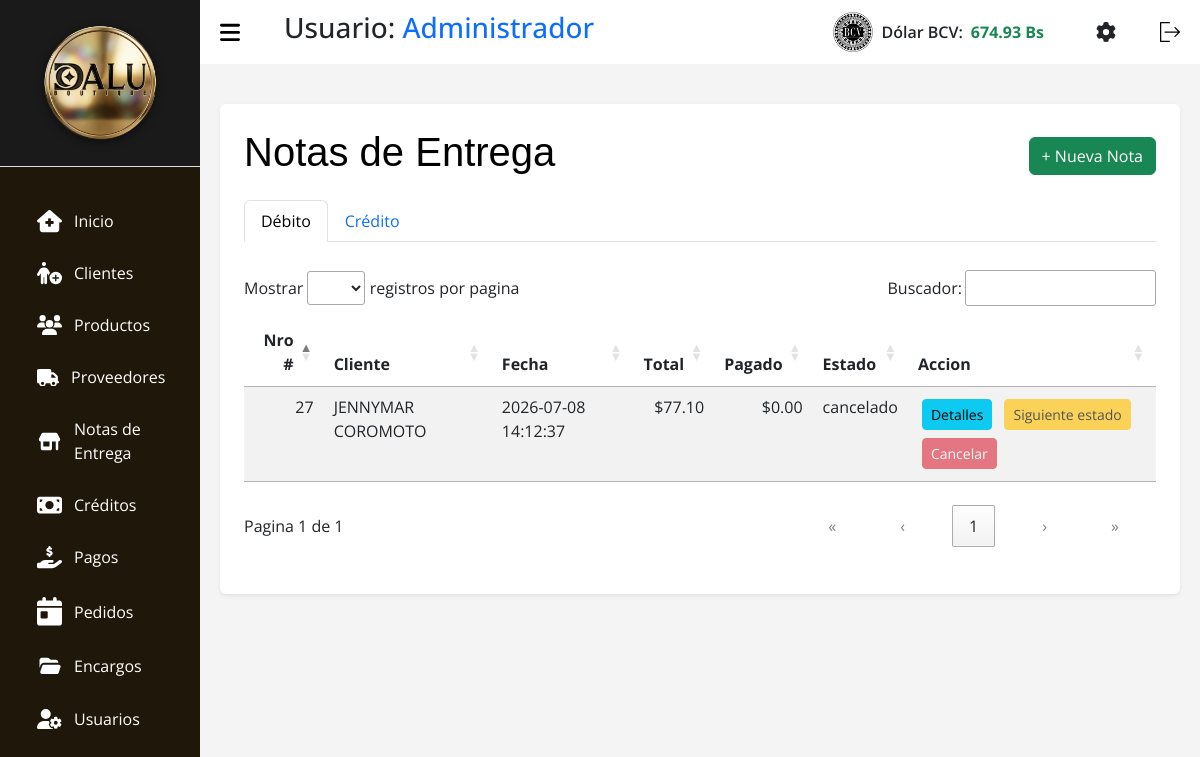
The page /index.php?c=Notas (signed in) on the database as committed earlier.
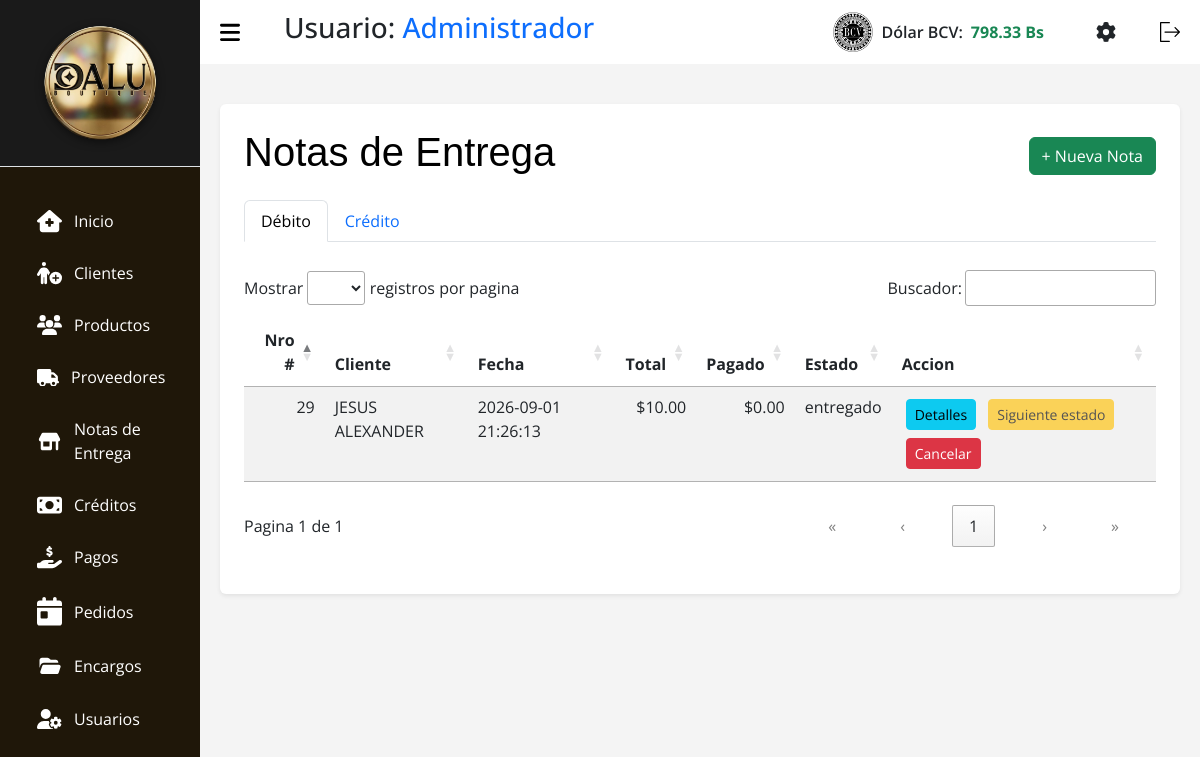
The same page on the database as committed later.
### tables this page shows
CREATE TABLE `tasa` (
  `id` int(11) NOT NULL,
  `nombre` varchar(50) NOT NULL,
  `valor` decimal(10,2) NOT NULL,
  `fecha_actualizacion` datetime NOT NULL DEFAULT current_timestamp()
);

CREATE TABLE `notas_entrega` (
  `id` int(11) NOT NULL,
  `id_cliente` int(11) NOT NULL,
  `fecha_pedido` datetime NOT NULL,
  `estado` enum('pendiente','confirmado','enviado','recibido','entregado','cancelado') NOT NULL DEFAULT 'pendiente',
  `tipo` enum('debito','credito') NOT NULL DEFAULT 'debito',
  `total` decimal(10,2) NOT NULL DEFAULT 0.00,
  `observaciones` text DEFAULT NULL,
  `fecha_registro` timestamp NOT NULL DEFAULT current_timestamp()
);

CREATE TABLE `clientes` (
  `id` int(11) NOT NULL,
  `nombre` varchar(100) NOT NULL,
  `apellido` varchar(100) DEFAULT NULL,
  `correo` varchar(150) DEFAULT NULL,
  `cedula` varchar(150) NOT NULL,
  `telefono` varchar(20) DEFAULT NULL,
  `direccion` varchar(255) DEFAULT NULL,
  `fecha_registro` timestamp NOT NULL DEFAULT current_timestamp(),
  `activo` tinyint(1) DEFAULT 1
);

### src/Models/Tasa.php (called while the page is built, shortened)
<?php
class Tasa extends Conexion {
    public function getLatest($nombre = 'BCV') {
        try {
            $stmt = $this->prepare("SELECT * FROM tasa WHERE nombre = :nombre ORDER BY id DESC LIMIT 1");
            $stmt->bindParam(':nombre', $nombre, PDO::PARAM_STR);
            $stmt->execute();
            return $stmt->fetch(PDO::FETCH_ASSOC);
        } catch (PDOException $e) {
            return false;
        }
    }
}

### src/Models/NotasEntrega.php (called while the page is built, shortened)
<?php
class NotasEntrega extends Conexion {
    public function getByTipo($tipo) {
        try {
            $sql = "SELECT n.*, c.nombre as nombre_cliente
                    FROM notas_entrega n
                    LEFT JOIN clientes c ON n.id_cliente = c.id
                    WHERE n.tipo = :tipo
                    ORDER BY n.fecha_registro DESC";
            $stmt = $this->prepare($sql);
            $stmt->bindParam(':tipo', $tipo);
            $stmt->execute();
            return $stmt->fetchAll(PDO::FETCH_ASSOC);
        } catch (PDOException $e) {
            error_log("Error al buscar notas de entrega por tipo: " . $e->getMessage());
            return [];
        }
    }
}

### src/Views/V_NotasEntrega.php (the view, shortened to what this page needs)
<!DOCTYPE html>
<html lang="es">
<head>
    <link rel="stylesheet" href="assets/css/css.css">
    <link rel="stylesheet" href="assets/css/tabla.css">
    <link rel="stylesheet" href="assets/css/header.css">
    <link rel="stylesheet" href="assets/bootstrap.min.css">
    <link rel="stylesheet" href="assets/DataTablet/datatables.css">
    <link rel="stylesheet" href="assets/css/libs/select2.min.css">
    <link rel="stylesheet" href="assets/css/libs/select2-bootstrap-5-theme.min.css">
</head>
<body>
    <?php require_once __DIR__ . "/../Views/layout/header.php"; ?>
    <main>
        <div class="container bg-white p-4 rounded shadow-sm mt-3">
            <div class="d-flex justify-content-between align-items-center mb-3">
                <h1 class="titulo text-black">Notas de Entrega</h1>
                <button class="btn btn-success" data-bs-toggle="modal" data-bs-target="#modalAgregarNE">+ Nueva Nota</button>
            </div>
            <ul class="nav nav-tabs mb-3" id="notasTabs" role="tablist">
                <li class="nav-item">
                    <button class="nav-link active" id="tab-debito" data-bs-toggle="tab" data-bs-target="#modulo-debito" type="button">Débito</button>
                </li>
                <li class="nav-item">
                    <button class="nav-link" id="tab-credito" data-bs-toggle="tab" data-bs-target="#modulo-credito" type="button">Crédito</button>
                </li>
            </ul>
            <div class="tab-content">
                <div class="tab-pane fade show active" id="modulo-debito">
                    <div class="table-responsive">
                        <table id="tablaNotasDebito" class="table-DT table table-striped">
                            <thead>
                                <tr>
                                    <th class="col-auto" scope="col">Nro #</th>
                                    <th class="col-auto" scope="col">Cliente</th>
                                    <th class="col-auto" scope="col">Fecha</th>
                                    <th class="col-auto" scope="col">Total</th>
                                    <th class="col-auto" scope="col">Pagado</th>
                                    <th class="col-auto" scope="col">Estado</th>
                                    <th class="col-auto" scope="col">Accion</th>
                                </tr>
                            </thead>
                            <tbody>
                                <?php foreach ($notas_debito ?? [] as $n): ?>
                                    <tr>
                                        <td><?php echo htmlspecialchars($n['id']); ?></td>
                                        <td><?php echo htmlspecialchars($n['nombre_cliente'] ?? ''); ?></td>
                                        <td><?php echo htmlspecialchars($n['fecha_pedido'] ?? ''); ?></td>
                                        <td>$<?php echo number_format($n['total'], 2); ?></td>
                                        <td>$<?php echo number_format($n['total_pagado'] ?? 0, 2); ?></td>
                                        <td><?php echo htmlspecialchars($n['estado']); ?></td>
                                        <td>
                                            <button type="button" class="btn btn-sm btn-info m-1 btn-ver-detalles" data-id="<?= $n['id'] ?>">Detalles</button>
                                            <button type="button" class="btn btn-sm btn-warning m-1" data-bs-toggle="modal" data-bs-target="#modalAvanzarEstadoNE<?= $n['id'] ?>" <?= in_array($n['estado'], ['entregado','cancelado']) ? ' disabled' : '' ?>>Siguiente estado</button>
                                            <button type="button" class="btn btn-sm btn-danger m-1" data-bs-toggle="modal" data-bs-target="#modalConfirmarEliminarNE<?= $n['id'] ?>" <?= in_array($n['estado'], ['cancelado']) ? ' disabled' : '' ?>>Cancelar</button>
                                        </td>
                                    </tr>
                                <?php endforeach; ?>
                            </tbody>
                        </table>
                    </div>
                </div>
            </div>
        </div>
    </main>
</body>
</html>

### index.php (shortened to what this page needs)
<?php
$ruta = isset($_GET['c']) ? $_GET['c'] : "home/view";
$partes = explode("/", $ruta);
$controlador = "C" . ucfirst(strtolower($partes[0]));
$archivoControlador = __DIR__ . "/src/Controllers/" . $controlador . ".php";
if (file_exists($archivoControlador)) {
    require_once $archivoControlador;
} else {
    require_once __DIR__ . '/src/Views/errors/404.php';
}
?>

### src/Controllers/CNotas.php (shortened to what this page needs)
<?php
$accion = $_GET['accion'] ?? $_POST['accion'] ?? 'view';
switch ($accion) {
    case 'view':
        $notasModel = new NotasEntrega();
        $notas_debito = $notasModel->getByTipo('debito');
        require_once __DIR__ . '/../Views/V_NotasEntrega.php';
        break;
}

### src/Views/layout/header.php (shortened to what this page needs)
<?php
$tasaModel_header = new Tasa();
$tasaActual_header = $tasaModel_header->getLatest();
$tasaValor = $tasaActual_header ? number_format((float)$tasaActual_header['valor'], 2) : '0.00';
?>
<section id="sidebar">
  <div class="sidebar-heading border-bottom p-3" style="background-color: #1a1a1a; text-align: center;">
    <img src="assets/img/dalulisto.png" style="max-width: 80%; height: auto; filter: drop-shadow(0px 2px 4px rgba(0,0,0,0.5));" alt="Logo Dalu">
  </div>
  <ul class="side-menu">
    <li class="nav-item m-1 fs-6">
      <a class="nav-link active" aria-current="page" href="?c=Home">
        Inicio</a>
    </li>
    <li class="nav-item m-1 fs-6">
      <a class="nav-link" href="?c=Clientes">
        Clientes
      </a>
    </li>
    <li class="nav-item m-1 fs-6">
      <a class="nav-link" href="?c=Productos">
        Productos
      </a>
    </li>
    <li class="nav-item m-1 fs-6">
      <a class="nav-link" href="?c=Proveedores">
        Proveedores
      </a>
    </li>
    <li class="nav-item m-1 fs-6">
      <a class="nav-link" href="?c=Notas">
        Notas de
        <br>
        Entrega
      </a>
    </li>
    <li class="nav-item m-1 fs-6">
      <a class="nav-link" href="?c=Creditos">
        Créditos
      </a>
    </li>
    <li class="nav-item m-1 fs-6">
      <a class="nav-link" href="?c=Pagos">
        Pagos
      </a>
    <li class="nav-item m-1 fs-6">
      <a class="nav-link" href="?c=Pedidos">
        Pedidos
      </a>
    </li>
    <li class="nav-item m-1 fs-6">
      <a class="nav-link" href="?c=Servicios">
        Encargos
      </a>
    </li>
    <li class="nav-item  m-1 fs-6">
      <a class="nav-link" href="?c=Usuarios">
        Usuarios
      </a>
    </li>
  </ul>
</section>
<section id="content">
  <nav>
    <h3 class="ms-3">Usuario: <span class="text-primary"><?= htmlspecialchars($_SESSION['nombre']) ?></span></h3>
    <div class="d-flex align-items-center ms-auto me-4" id="bcvDiv" style="cursor:pointer;" data-bs-toggle="modal" data-bs-target="#modalTasa">
        <img class="img-bcv me-2" src="assets/img/bcv2.png" alt="BCV" width="40">
        <span class="text-dark fw-semibold me-2">Dólar BCV:</span>
        <span class="text-success fw-bold" id="Dolar_bcv"><?= htmlspecialchars($tasaValor) ?> Bs</span>
    </div>
    <a href="?c=Ajustes" class="me-3 text-dark" title="Ajustes y Configuración">
    </a>
    <form action="index.php?c=login&a=Logout" method="POST">
      <button type="submit" style="background: none; border: none; cursor: pointer;">
      </button>
    </form>
  </nav>

### assets/css/css.css (style rules this page uses)
* { margin: 0; padding: 0; text-decoration: none; box-sizing: border-box; font-family: 'Segoe UI', Tahoma, Geneva, Verdana, sans-serif; }
body { font-family: Arial, Helvetica, sans-serif; height: 100vh; display: flex; flex-wrap: nowrap; background: #9794942c; }
main { width: 100%; padding: 24px 20px 20px 20px; }

### assets/css/tabla.css (style rules this page uses)
.titulo { color: #0508c7; font-family: Impact, Haettenschweiler, 'Arial Narrow Bold', sans-serif; }
.table { border-radius: 10px; }

### assets/css/header.css (style rules this page uses)
* { font-family: 'Open Sans', sans-serif; margin: 0; padding: 0; box-sizing: border-box; }
:root { --grey: #F1F0F6; --dark-grey: #2610a1be; --light: #fff; --dark: #000; --green: #81D43A; --light-green: #E3FFCB; --blue: #1775F1; --light-blue: #D0E4FF; --dark-blue: #0C5FCD; --red: #FC3B56; }
li { list-style: none; }
#sidebar { position: fixed; max-width: 200px; width: 100%; background: var(--light); top: 0; left: 0; height: 100%; overflow-y: auto; transition: all .3s ease; background-color: #1f1709; z-index: 200; }
#sidebar .icon { min-width: 22px; display: flex; justify-content: center; align-items: center; margin-right: 12px; }
#sidebar .side-menu { margin: 30px 0; padding: 0 18px; transition: all .3s ease; }
#sidebar .side-menu a { display: flex; align-items: center; font-size: 16px; color: var(--light); padding: 12px 16px 12px 0; border-radius: 20px; margin: 4px 0; white-space: nowrap; }
#content { position: relative; width: calc(100% - 200px); left: 200px; transition: all .3s ease; background-color: #49494a0f; }
nav { background: var(--light); height: 64px; padding: 0 20px; display: flex; align-items: center; grid-gap: 28px; position: sticky; top: 0; left: 0; z-index: 100; justify-content: space-between; }
nav .toggle-sidebar { font-size: 18px; cursor: pointer; }
svg { width: 20px; cursor: pointer; }
.icon { margin-left: 15px; align-items: baseline; width: 25px; transition: 1.3s; }

### assets/DataTablet/datatables.css (style rules this page uses)
:root { --dt-row-selected: 13, 110, 253; --dt-row-selected-text: 255, 255, 255; --dt-row-selected-link: 9, 10, 11; --dt-row-stripe: 0, 0, 0; --dt-row-hover: 0, 0, 0; --dt-column-ordering: 0, 0, 0; --dt-html-background: white; }
table.dataTable thead > tr > th.dt-orderable-asc, table.dataTable thead > tr > th.dt-orderable-desc, table.dataTable thead > tr > th.dt-ordering-asc, table.dataTable thead > tr > th.dt-ordering-desc, table.dataTable thead > tr > td.dt-orderable-asc, table.dataTable thead > tr > td.dt-orderable-desc, table.dataTable thead > tr > td.dt-ordering-asc, table.dataTable thead > tr > td.dt-ordering-desc { position: relative; padding-right: 30px; }
table.dataTable thead > tr > th.dt-orderable-asc, table.dataTable thead > tr > th.dt-orderable-desc, table.dataTable thead > tr > td.dt-orderable-asc, table.dataTable thead > tr > td.dt-orderable-desc { cursor: pointer; }
table.dataTable th, table.dataTable td { box-sizing: border-box; }
table.dataTable th.dt-type-numeric, table.dataTable th.dt-type-date, table.dataTable td.dt-type-numeric, table.dataTable td.dt-type-date { text-align: right; }
table.dataTable thead th, table.dataTable thead td, table.dataTable tfoot th, table.dataTable tfoot td { text-align: left; }
table.dataTable { width: 100%; margin: 0 auto; border-spacing: 0; }
table.dataTable thead th, table.dataTable tfoot th { font-weight: bold; }
table.dataTable > thead > tr > th, table.dataTable > thead > tr > td { padding: 10px; border-bottom: 1px solid rgba(0, 0, 0, 0.3); }
table.dataTable > tbody > tr { background-color: transparent; }
table.dataTable > tbody > tr:first-child > * { border-top: none; }
table.dataTable > tbody > tr:last-child > * { border-bottom: none; }
table.dataTable > tbody > tr > th, table.dataTable > tbody > tr > td { padding: 8px 10px; }
div.dt-container div.dt-layout-full > *:only-child { margin-left: auto; margin-right: auto; }
div.dt-container.dt-empty-footer tbody > tr:last-child > * { border-bottom: 1px solid rgba(0, 0, 0, 0.3); }

Rows that differ between the two databases and show on the page:
no longer on this page (row unchanged): tasa: valor "674.93"
removed notas_entrega: id "27", id_cliente.nombre "JENNYMAR COROMOTO", fecha_pedido "2026-07-08 14:12:37", total "77.10", total_pagado "0.00", estado "cancelado"
added tasa: valor "798.33"
added notas_entrega: id "29", id_cliente.nombre "JESUS ALEXANDER", fecha_pedido "2026-09-01 21:26:13", total "10.00", total_pagado "0.00", estado "entregado"
